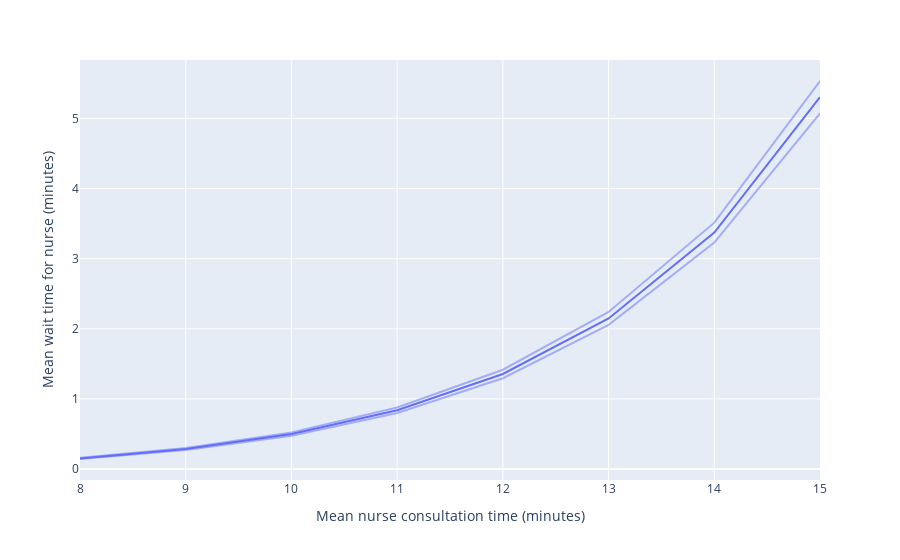

The notebook cell this image was saved under:
### Code cell
result, fig = plot_scenario(
    results=sensitivity_consult,
    x_var='mean_n_consult_time',
    result_var='mean_q_time_nurse',
    colour_var=None,
    xaxis_title='Mean nurse consultation time (minutes)',
    yaxis_title='Mean wait time for nurse (minutes)',
    legend_title='Nurses'
)

fig.show()

fig.write_image(os.path.join(output_dir, 'sensitivity_consult_time.png'))

### Figure 1 — Plotly figure (JSON) as saved in the notebook; plotly's stock layout.template omitted (floating-point values rounded to 4 significant figures)
{"data": [{"hovertemplate": "mean_n_consult_time=%{x}<br>mean=%{y}<extra></extra>", "legendgroup": "", "line": {"color": "#636efa", "dash": "solid"}, "marker": {"symbol": "circle"}, "mode": "lines", "name": "", "orientation": "v", "showlegend": false, "type": "scatter", "x": [8, 9, 10, 11, 12, 13, 14, 15], "xaxis": "x", "y": [0.1512, 0.2839, 0.499, 0.8385, 1.356, 2.148, 3.372, 5.303], "yaxis": "y"}, {"hovertemplate": "mean_n_consult_time=%{x}<br>ci_upper=%{y}<extra></extra>", "legendgroup": "", "line": {"color": "#636efa", "dash": "solid"}, "marker": {"symbol": "circle"}, "mode": "lines", "name": "", "opacity": 0.5, "orientation": "v", "showlegend": false, "type": "scatter", "x": [8, 9, 10, 11, 12, 13, 14, 15], "xaxis": "x", "y": [0.1595, 0.2985, 0.5228, 0.8774, 1.416, 2.24, 3.514, 5.535], "yaxis": "y"}, {"hovertemplate": "mean_n_consult_time=%{x}<br>ci_lower=%{y}<extra></extra>", "legendgroup": "", "line": {"color": "#636efa", "dash": "solid"}, "marker": {"symbol": "circle"}, "mode": "lines", "name": "", "opacity": 0.5, "orientation": "v", "showlegend": false, "type": "scatter", "x": [8, 9, 10, 11, 12, 13, 14, 15], "xaxis": "x", "y": [0.1429, 0.2694, 0.4753, 0.7997, 1.295, 2.056, 3.23, 5.072], "yaxis": "y"}], "layout": {"legend": {"title": {"text": "Nurses"}, "tracegroupgap": 0}, "margin": {"t": 60}, "xaxis": {"anchor": "y", "domain": [0, 1], "title": {"text": "Mean nurse consultation time (minutes)"}}, "yaxis": {"anchor": "x", "domain": [0, 1], "title": {"text": "Mean wait time for nurse (minutes)"}}}}
